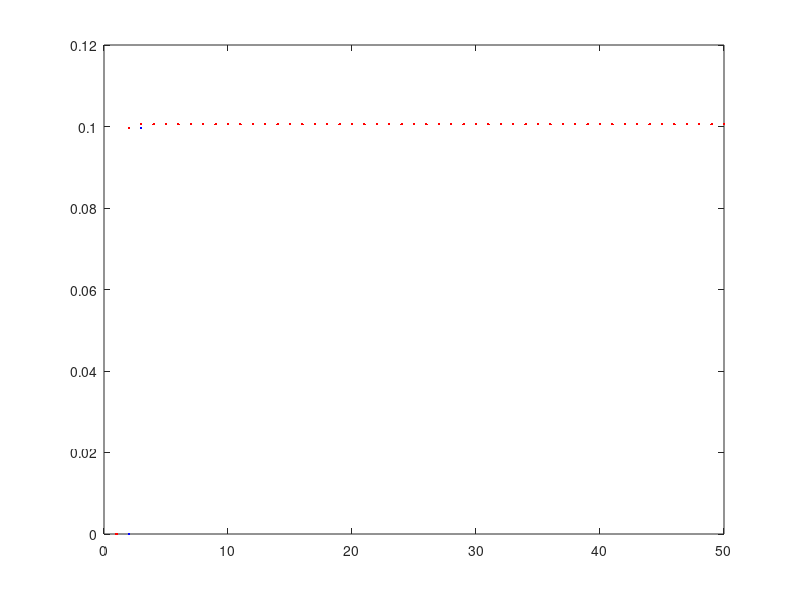

MATLAB code to generate this figure: (Note: this script raises an error after producing the figure.)
%========================================================================
% Exemplo do Paper de VRFT nao linear
% real system: y(k)=0.9y(k-1)^3+tanh(u(t-1))
%========================================================================
close all; clear all;
clc;
P=path;
path(P,'../functions')
%========================================================================
% init
%========================================================================
model.Ts=1;
model.N=50;
%model.dim=4;
%model.regr = [1 0 1 2];
%model.eul= [0 1 1 1];

% input signal
t = 0:1:model.N-1;
u = ones(model.N, 1)*.1; %(square(0.01*pi*t)');
% u = (square(0.01*pi*t)')*.1;
%========================================================================
% real system
%========================================================================
y=zeros(model.N, 1);
r_virt=zeros(model.N, 1);
y(1)=0;
for k=2:model.N
   y(k)=0.9*y(k-1)^3+tanh(u(k-1)); 
end

%========================================================================
% Model reference - this behavior is exactly what we wish
% y(t)=r(t-1)
% we can use here u(t) as r(t), it is in open loop
% r_virt(k)=y(k+1)
%========================================================================
% first calculate the virtual referece, where 
for k=1:model.N-1
   r_virt(k+1)=y(k);
end

%========================================================================
% input of controler = e(t)=r(t)-y(t)
e=r_virt-y;
plot(r_virt,'b.')
hold
plot(y, 'r.')
%========================================================================
% control identification part:
% select the model
% u(t)=u(t-1)+(0.2+\theta)e(t)-\theta e(t-1)

model.dim=3;
model.regr = [1 0 1];
model.eul= [0 1 1 ];
teta=f_calc_mmq_theta(model, u, e)


%simul=struct('N', model.N, 'nEstimates', 10, 'np', 0.5, 'maxError', 0.01, 'l', 100, 'diffConv', .1);
%ret=f_rational_model(simul, model, u, [u(1)], e)
m_rat.n_dim   = 3;
m_rat.dim     = 3;
% to indo do
m_rat.texp    = [1 1 1];
m_rat.yu      = [1 0 0];
m_rat.regr    = [1 0 1];
% tels if there is some non linearity like (y(k-a)^b)*(y(k-c)^d)
% u = 2 y=1 none =0
m_rat.yplus_uy = [0 0 0];
% tels the d param
m_rat.yplus_exp = [0 0 0];
% tels the C param
m_rat.yplus_regr = [0 0 0];

m_rat.err_m_rat   = 0;
m_rat.err_enable = true
%% Simulation parameters
simul=struct('N', model.N, 'nEstimates', 15, 'np', 0.5, 'maxError', 0.01, 'l', 100, 'diffConv', .1);
ret = f_rational_model(simul, m_rat, u, [u(1)], e)
aux=zeros(simul.nEstimates ,1)
aux(:,1)=ret(:,2)+ret(:,3)
f_draw_elipse(aux(:,1), -ret(:,3), 0, 0)



